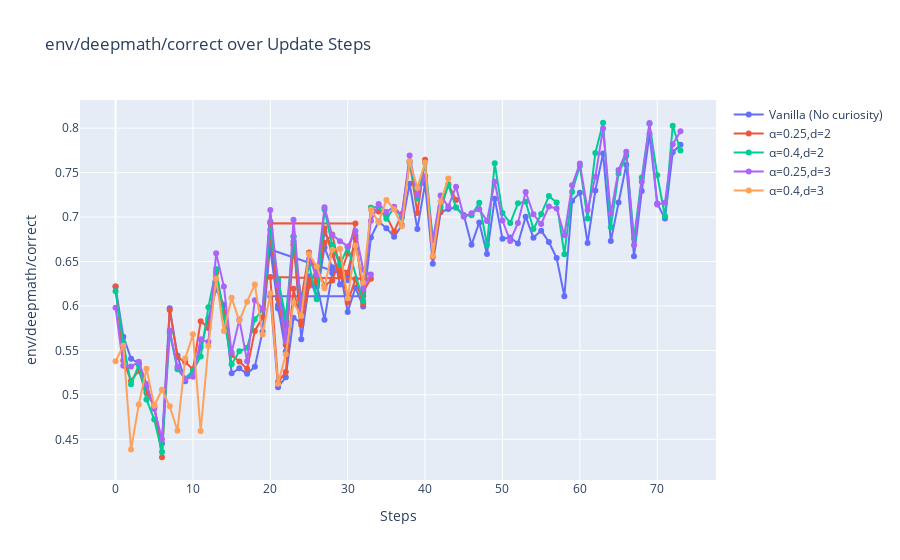

Notebook cell for this chart:
### Code cell
plot(traces, metric="env/deepmath/correct", labels=labels)
